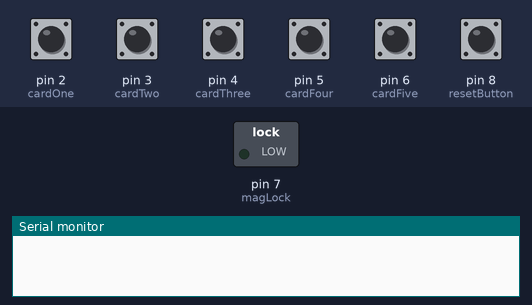
A sketch run on a simulated Arduino Uno, built with avr-gcc and run on an emulated ATmega328P. Shown: switched loads named in the sketch (green lamp = pin HIGH), the last lines printed to the serial monitor. Inputs (shaded band) come from the test bench; at power-on: pin 2 (cardOne), pin 3 (cardTwo), pin 4 (cardThree), pin 5 (cardFour), pin 6 (cardFive), pin 8 (resetButton) HIGH.

Above: at 1.2 s.
1.3 s: pin 2 (cardOne) pulled LOW for 0.15 s
2.9 s: pin 3 (cardTwo) pulled LOW for 0.15 s
4.5 s: pin 4 (cardThree) pulled LOW for 0.15 s
6.1 s: pin 5 (cardFour) pulled LOW for 0.15 s
7.7 s: pin 6 (cardFive) pulled LOW for 0.15 s
9.3 s: pin 2 (cardOne) driven LOW and pin 3 (cardTwo) driven LOW and pin 4 (cardThree) driven LOW and pin 5 (cardFour) driven LOW and pin 6 (cardFive) driven LOW
At 10.3 s:
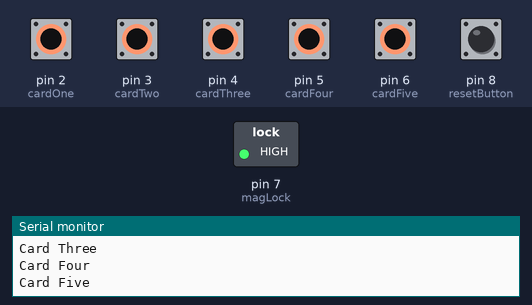
Timing chart, 0 to 11.8 s (numbered marks = the images above; inputs shaded):
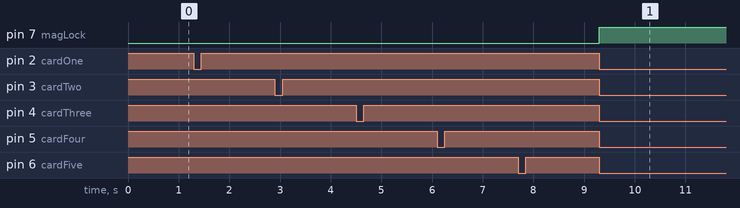

The sketch:

TarotCards_Haunted_Hall.ino
```cpp
//Define all pins for the tarot cards in order
//We avoid using pins 1 and 2 since it messes with program upload to the arduino
int cardOne = 2;
int cardTwo = 3;
int cardThree = 4;
int cardFour = 5;
int cardFive = 6;
int magLock = 7;
int resetButton = 8;

void setup() {
  // put your setup code here, to run once:
  pinMode(cardOne, INPUT_PULLUP);
  pinMode(cardTwo, INPUT_PULLUP);
  pinMode(cardThree, INPUT_PULLUP);
  pinMode(cardFour, INPUT_PULLUP);
  pinMode(cardFive, INPUT_PULLUP);
  pinMode(magLock, OUTPUT);
  pinMode (resetButton, INPUT_PULLUP);
  Serial.begin(9600);
  //We start by turning our mag lock on, by ensuring the signal to the 5V relay is OFF
  //We put this line of code up here since we dont want it to reset the lock every time the loop occurs, only at startup
  digitalWrite(magLock,LOW);

}

void loop() {
  // put your main code here, to run repeatedly:
  //Then we simply check if all switches are active at the same time.
  if(digitalRead(cardOne)== LOW)
  {
    Serial.println("Card One");
    }
    if(digitalRead(cardTwo)== LOW)
  {
    Serial.println("Card Two");
    }
    if(digitalRead(cardThree)== LOW)
  {
    Serial.println("Card Three");
    }
    if(digitalRead(cardFour)== LOW)
  {
    Serial.println("Card Four");
    }
    if(digitalRead(cardFive)== LOW)
  {
    Serial.println("Card Five");
    }
  if(digitalRead(cardOne) == LOW
  && digitalRead(cardTwo) == LOW
  && digitalRead(cardThree) == LOW
  && digitalRead(cardFour) == LOW
  && digitalRead(cardFive) == LOW)
  {
    //If they are, we toggle the mag lock off, by switching ON the signal to the 5V relay
    digitalWrite(magLock, HIGH);
    while(digitalRead(resetButton)==HIGH)
    {
      }
      digitalWrite(magLock, LOW);
    }
    //We dont have an ELSE statement here since we do NOT want this lock to re-lock itself after the cards have been put in place
    //Afterwards, we simply add in a reset button somewhere in the room that we can press that will re-engage the mag lock by turning OFF the signal to the 5V relay

}
```

Measured:
- after the input at 9.3 s, pin 7 (magLock): LOW → HIGH at once
